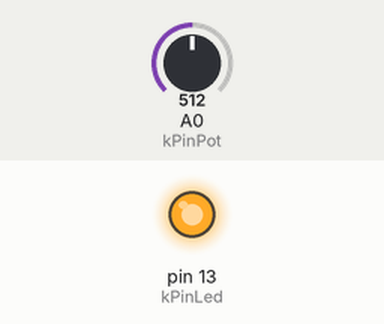
Recording of a sketch running on a simulated Arduino Uno, built with avr-gcc and run on an emulated ATmega328P. Parts: output pins drawn as LEDs (lit = HIGH). Inputs (shaded band) come from the test bench; at power-on: A0 (kPinPot) = 512.

Above: at 1.2 s.
1.3 s: A0 (kPinPot) set to 140
2.8 s: A0 (kPinPot) set to 121
At 3.3 s:
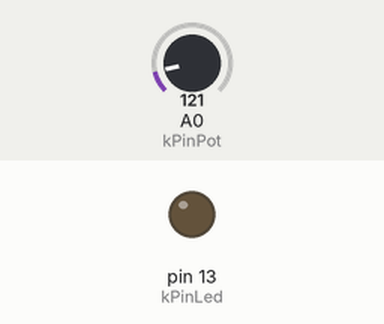
4.3 s: A0 (kPinPot) set to 306
At 5.5 s:
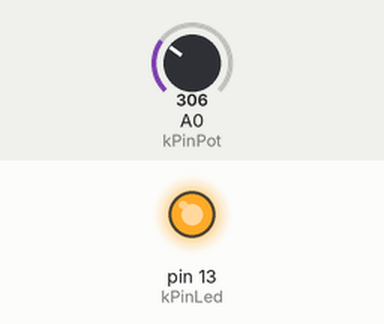
5.8 s: A0 (kPinPot) set to 122
At 6.7 s:
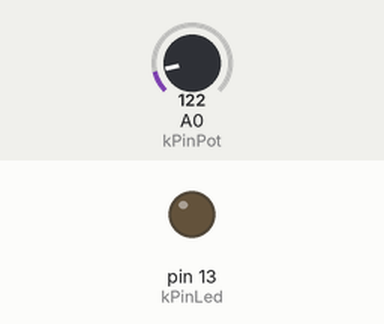
Timing chart, 0 to 8.3 s (numbered marks = the images above; inputs shaded):
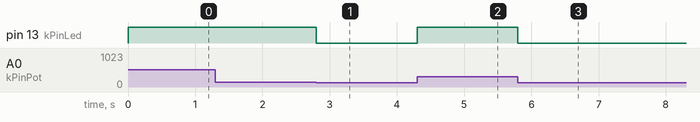

Measured:
- the behaviour switches between 128 and 127 on A0 (kPinPot) (found by bisection; images 0 and 1)
- after the input at 1.3 s, every drawn part: stays the same
- after the input at 2.8 s, pin 13 (kPinLed): HIGH → LOW at once
- after the input at 4.3 s, pin 13 (kPinLed): LOW → HIGH at once
- after the input at 5.8 s, pin 13 (kPinLed): HIGH → LOW at once

The sketch:

6.7.1.ino
```cpp
const int kPinPot = A0; //Potentiometer의 핀을 A0에 연결
const int kPinLed = 13; //LED는 13번 단자에 연결
void setup()
{
   pinMode(kPinPot, INPUT); //PinPot를 입력으로 설정
   pinMode(kPinLed, OUTPUT); //PinLed를 출력으로 설정
}
void loop()
{
    int ledBrightness;  //밝기 변수
    int sensorValue = 0; //센서값은 초기 0으로 설정
    ledBrightness = analogRead(kPinPot); /*PinPot에서 아날로그를                                   읽어 ledBrightness에 저장 */
    analogWrite(kPinLed, ledBrightness); /*ledBrigntess를                                     PinLed에 출력 */
}
```
